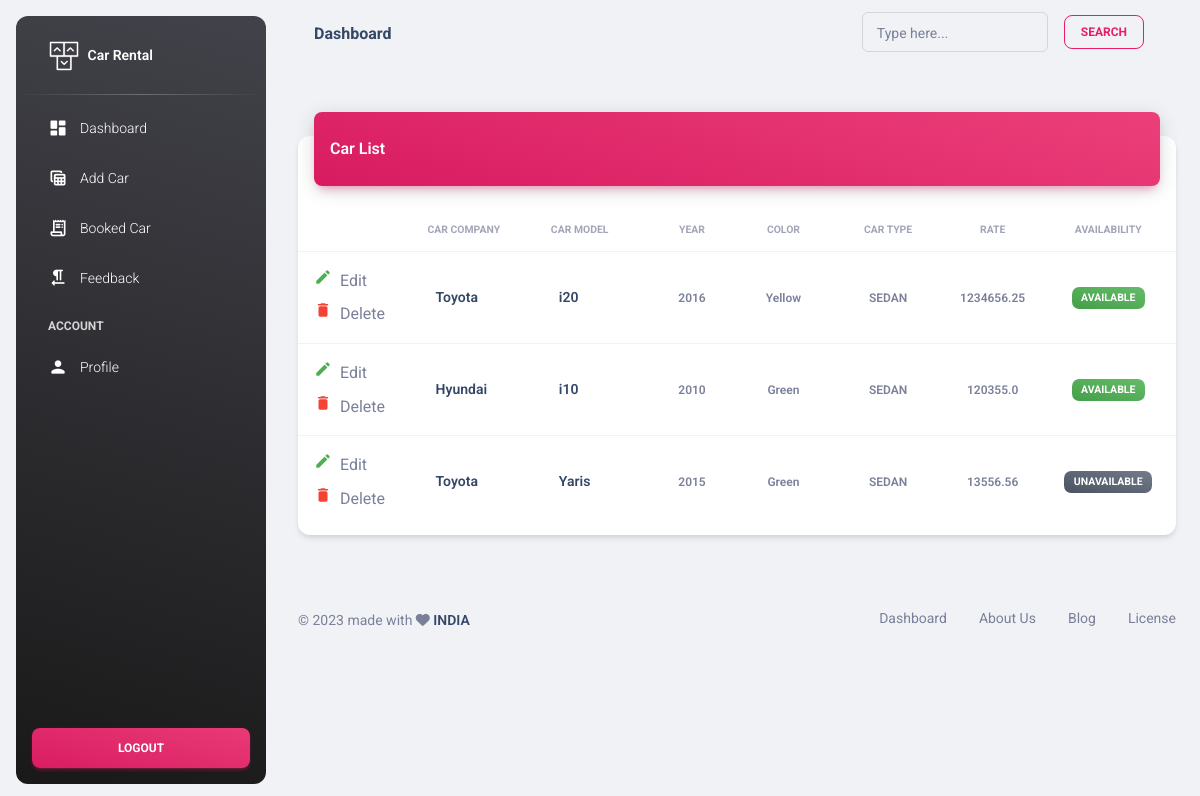
The page /user/owner/ownerdashboard/ (signed in) on the database its author committed.
### cars/models.py (models this page shows, shortened)
class Car(models.Model):
    user = models.ForeignKey(User, on_delete=models.CASCADE, null=True, blank=True)
    car_model = models.CharField(max_length=10)
    carcompany = models.ForeignKey(CarCompany, null=True, on_delete=models.CASCADE)
    year = models.IntegerField()
    color = models.ForeignKey(CarColor, null=True, on_delete=models.CASCADE)
    car_image = models.ImageField(upload_to="cars_images/", null=True, blank=True)
    cartype = models.ForeignKey(CarType, null=True, on_delete=models.CASCADE)
    rentalrate = models.FloatField()
    availability = models.BooleanField(default=True)
    desc = models.TextField(max_length=500,null=True)
    created_at = models.DateTimeField(auto_now_add=True)
    updated_at = models.DateTimeField(auto_now=True)
    class Meta:
        db_table = 'cars'

class CarCompany(models.Model):
    car_com = models.CharField(max_length=100)
    created_at = models.DateTimeField(auto_now_add=True)
    updated_at = models.DateTimeField(auto_now=True)
    class Meta:
        db_table = 'carcompany'
    def __str__(self):
        return self.car_com

class CarColor(models.Model):
    color = models.CharField(max_length=100)
    created_at = models.DateTimeField(auto_now_add=True)
    updated_at = models.DateTimeField(auto_now=True)
    class Meta:
        db_table = 'carcolor'
    def __str__(self):
        return self.color

class CarType(models.Model):
    car_type = models.CharField(max_length=100)
    created_at = models.DateTimeField(auto_now_add=True)
    updated_at = models.DateTimeField(auto_now=True)
    class Meta:
        db_table = 'cartype'
    def __str__(self):
        return self.car_type

### owner/views.py (the view)
# urls.py: path('ownerdashboard/', OwnerDashboard.as_view(), name='ownerdashboard'),
class OwnerDashboard(LoginRequiredMixin, TemplateView):
    template_name = 'owner/owner_dashboard.html'
    extra_context = {
        'carlist': Car.objects.all(),
        'form': CreateCarForm,
        }
    def get_context_data(self, *, object_list=None, **kwargs):
        context = super().get_context_data(**kwargs)
        context['carlist'] = context['carlist'].filter(user=self.request.user)
        return context

### templates/owner/owner_dashboard.html (shortened to what this page needs)
{% extends 'owner/base.html' %}
{% load static %}
{% block content %}
<div class="container-fluid py-4">
<div class="row">
        <div class="col-12">
          <div class="card my-4">
            <div class="card-header p-0 position-relative mt-n4 mx-3 z-index-2">
              <div class="bg-gradient-primary shadow-primary border-radius-lg pt-4 pb-3">
                <h6 class="text-white text-capitalize ps-3">Car List</h6>
              </div>
            </div>
            <div class="card-body px-0 pb-2">
              <div class="table-responsive p-0">
                <table class="table align-items-center mb-0">
                  <thead>
                    <tr>
                      <tr>
                <th class="text-uppercase text-secondary text-xxs font-weight-bolder opacity-7"></th>
                <th class="text-uppercase text-secondary text-xxs  font-weight-bolder opacity-7 ps-2">Car Company</th>
                <th class="text-uppercase text-secondary text-xxs  font-weight-bolder opacity-7 ps-2">Car Model</th>
                <th class="text-center text-uppercase text-secondary text-xxs font-weight-bolder opacity-7">Year</th>
                <th class="text-center text-uppercase text-secondary text-xxs font-weight-bolder opacity-7">Color</th>
                <th class="text-center text-uppercase text-secondary text-xxs font-weight-bolder opacity-7">Car Type</th>
                <th class="text-center text-uppercase text-secondary text-xxs font-weight-bolder opacity-7">Rate</th>
                <th class="text-center text-uppercase text-secondary text-xxs font-weight-bolder opacity-7">Availability
                </th>
              </tr>
                    </tr>
                  </thead>
                  <tbody>
                    {% for i in carlist %}
              <tr>
                <td>
                  <div class="d-flex px-2 py-1">
                    <div class="d-flex flex-column justify-content-center">
                      <a class="nav-link mb-0 px-0 py-1 " href="{% url 'updatecar' i.id %}" >
                        <i class="material-icons text-success text-lg position-relative">edit</i>
                        <span class="ms-1">Edit</span>
                      </a>
                      <a class="nav-link mb-0 px-0 py-1 pe-auto" href="" onclick="delFun( {{i.id}} )">
                        <i class="material-icons text-danger pe-auto text-lg position-relative">delete</i>
                        <span class="ms-1">Delete</span>
                      </a>
                    </div>
                  </div>
                </td>
                <td>
                  <div class="d-flex px-2 py-1">
                    <div class="d-flex flex-column justify-content-center">
                      <h6 class="mb-0 text-sm">{{i.carcompany}}</h6>
                    </div>
                  </div>
                </td>
                 <td>
                  <div class="d-flex px-2 py-1">
                    <div class="d-flex flex-column justify-content-center">
                      <h6 class="mb-0 text-sm">{{i.car_model}}</h6>
                    </div>
                  </div>
                </td>
                <td class="align-middle text-center text-sm">
                  <span class="text-xs font-weight-bold"> {{i.year}} </span>
                </td>
                <td class="align-middle text-center text-sm">
                  <span class="text-xs font-weight-bold"> {{i.color}} </span>
                </td>
                <td class="align-middle text-center text-sm">
                  <span class="text-xs font-weight-bold"> {{i.cartype}} </span>
                </td>
                <td class="align-middle text-center text-sm">
                  <span class="text-xs font-weight-bold"> {{i.rentalrate}} </span>
                </td>
                {% if i.availability %}
                <td class="align-middle text-center text-sm">
                  <span class="badge badge-sm bg-gradient-success">Available</span>
                </td>
                {% else %}
                <td class="align-middle text-center text-sm">
                  <span class="badge badge-sm bg-gradient-secondary">Unavailable</span>
                </td>
                {% endif %}
              </tr>
              {% endfor %}
                  </tbody>
                </table>
              </div>
            </div>
          </div>
        </div>
      </div>
</div>
<link href="
https://cdn.jsdelivr.net/npm/sweetalert2@11.7.3/dist/sweetalert2.min.css
" rel="stylesheet">
{% endblock %}

### rows shown on the page
Car: carcompany "Toyota", car_model "i20", year "2016", color "Yellow", cartype "SEDAN", rentalrate "1234656.25", availability "AVAILABLE"
Car: carcompany "Hyundai", car_model "i10", year "2010", color "Green", cartype "SEDAN", rentalrate "120355.0", availability "AVAILABLE"
Car: carcompany "Toyota", car_model "Yaris", year "2015", color "Green", cartype "SEDAN", rentalrate "13556.56", availability "UNAVAILABLE"
